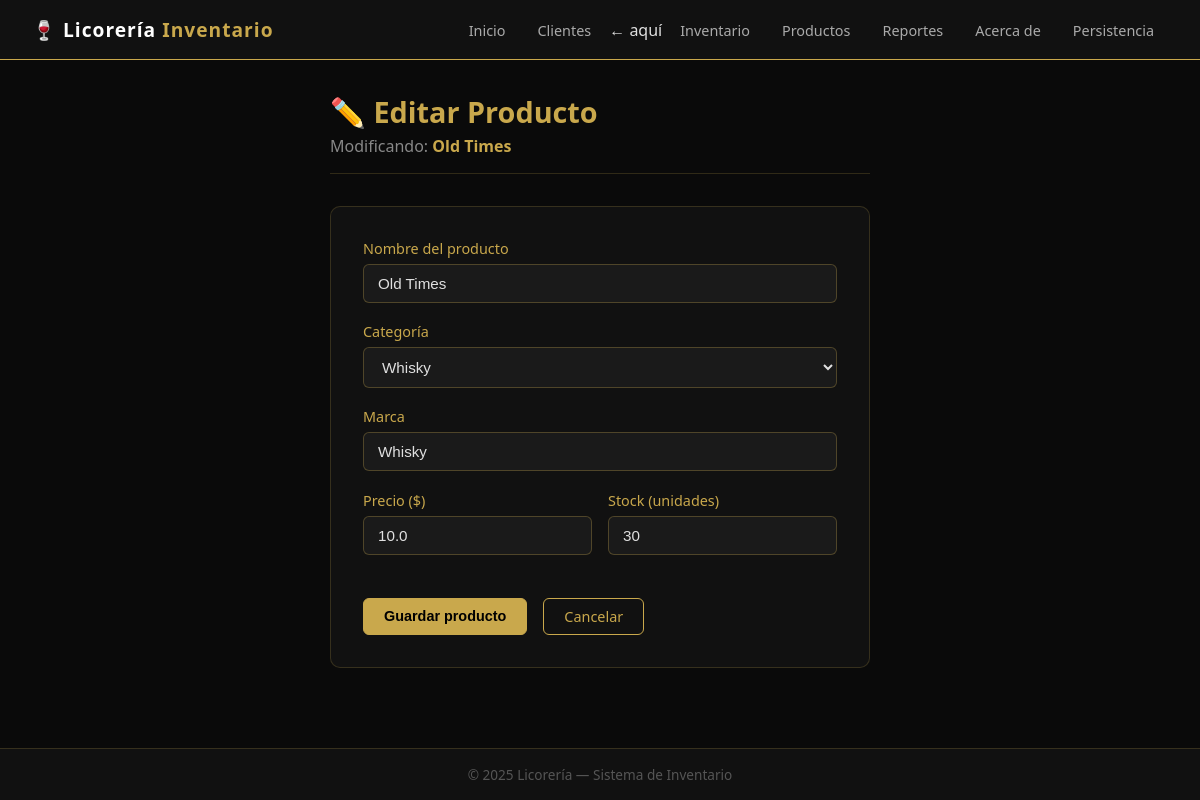
The page /editar/1 on the database its author committed.
### app.py (models this page shows, shortened)
class Producto(db.Model):
    __tablename__ = 'productos'
    id        = db.Column(db.Integer, primary_key=True)
    nombre    = db.Column(db.String(100), nullable=False)
    categoria = db.Column(db.String(50),  nullable=False)
    marca     = db.Column(db.String(50),  nullable=False)
    precio    = db.Column(db.Float,       nullable=False)
    stock     = db.Column(db.Integer,     nullable=False)

### app.py (the view, shortened to what this page needs)
@app.route('/editar/<int:id>', methods=['GET', 'POST'])
def editar(id):
    producto = Producto.query.get_or_404(id)
    form = ProductoForm(obj=producto)
    return render_template('editar.html', form=form, producto=producto)

### forms.py
class ProductoForm(FlaskForm):
    nombre    = StringField('Nombre del producto',
                    validators=[DataRequired(message='El nombre es obligatorio'),
                                Length(min=2, max=100)])
    categoria = SelectField('Categoría',
                    choices=CATEGORIAS,
                    validators=[DataRequired()])
    marca     = StringField('Marca',
                    validators=[DataRequired(message='La marca es obligatoria'),
                                Length(min=2, max=50)])
    precio    = FloatField('Precio ($)',
                    validators=[DataRequired(),
                                NumberRange(min=0.01, message='El precio debe ser mayor a 0')])
    stock     = IntegerField('Stock (unidades)',
                    validators=[DataRequired(),
                                NumberRange(min=0, message='El stock no puede ser negativo')])
    submit    = SubmitField('Guardar producto')

### templates/editar.html (shortened to what this page needs)
{% extends 'base.html' %}
{% block content %}
<div class="page-header">
  <h1>✏️ Editar Producto</h1>
  <p>Modificando: <strong style="color:#c9a84c">{{ producto.nombre }}</strong></p>
</div>
<div class="form-card">
  <form method="POST" novalidate>
    <div class="form-group">
      {{ form.nombre.label }}
      {{ form.nombre(class="form-control") }}
    </div>
    <div class="form-group">
      {{ form.categoria.label }}
      {{ form.categoria(class="form-control") }}
    </div>
    <div class="form-group">
      {{ form.marca.label }}
      {{ form.marca(class="form-control") }}
    </div>
    <div class="form-row">
      <div class="form-group">
        {{ form.precio.label }}
        {{ form.precio(class="form-control") }}
      </div>
      <div class="form-group">
        {{ form.stock.label }}
        {{ form.stock(class="form-control") }}
      </div>
    </div>
    <div class="form-actions">
      {{ form.submit(class="btn btn-primary") }}
      <a href="{{ url_for('inventario') }}" class="btn">Cancelar</a>
    </div>
  </form>
</div>
{% endblock %}

### static/style.css (style rules this page uses)
* { margin: 0; padding: 0; box-sizing: border-box; }
body { font-family: 'Segoe UI', sans-serif; background-color: #0a0a0a; color: #e0e0e0; min-height: 100vh; display: flex; flex-direction: column; }
.page-header { margin-bottom: 2rem; border-bottom: 1px solid rgba(201, 168, 76, 0.2); padding-bottom: 1rem; }
.page-header h1 { font-size: 1.8rem; color: #c9a84c; }
.page-header p { color: #888; margin-top: 4px; }
.btn { display: inline-block; padding: 8px 20px; background: transparent; border: 1px solid #c9a84c; color: #c9a84c; border-radius: 6px; text-decoration: none; font-size: 0.9rem; transition: all 0.2s; }
.form-card { background: #111; border: 1px solid rgba(201, 168, 76, 0.2); border-radius: 10px; padding: 2rem; max-width: 700px; }
.form-group { margin-bottom: 1.2rem; display: flex; flex-direction: column; gap: 6px; }
.form-group label { color: #c9a84c; font-size: 0.9rem; }
.form-control { background: #1a1a1a; border: 1px solid rgba(201, 168, 76, 0.3); border-radius: 6px; color: #e0e0e0; padding: 10px 14px; font-size: 0.95rem; transition: border-color 0.2s; width: 100%; }
.form-row { display: grid; grid-template-columns: 1fr 1fr; gap: 1rem; }
.form-actions { display: flex; gap: 1rem; margin-top: 1.5rem; }
.btn-primary { background: #c9a84c; color: #000; border-color: #c9a84c; font-weight: 600; }

### rows shown on the page
Producto: nombre "Old Times", categoria "Whisky", marca "Whisky", precio "10.0", stock "30"
